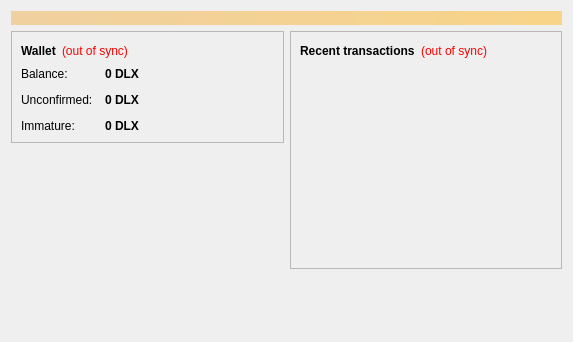
<?xml version="1.0" encoding="UTF-8"?>
<ui version="4.0">
 <class>OverviewPage</class>
 <widget class="QWidget" name="OverviewPage">
  <property name="geometry">
   <rect>
    <x>0</x>
    <y>0</y>
    <width>573</width>
    <height>342</height>
   </rect>
  </property>
  <property name="windowTitle">
   <string>Form</string>
  </property>
  <layout class="QVBoxLayout" name="topLayout">
   <item>
    <widget class="QLabel" name="labelAlerts">
     <property name="visible">
      <bool>false</bool>
     </property>
     <property name="styleSheet">
      <string notr="true">background-color: qlineargradient(x1: 0, y1: 0, x2: 1, y2: 0, stop:0 #F0D0A0, stop:1 #F8D488); color:#000000;</string>
     </property>
     <property name="wordWrap">
      <bool>true</bool>
     </property>
     <property name="margin">
      <number>3</number>
     </property>
    </widget>
   </item>
   <item>
    <layout class="QHBoxLayout" name="horizontalLayout" stretch="1,1">
     <item>
      <layout class="QVBoxLayout" name="verticalLayout_2">
       <item>
        <widget class="QFrame" name="frame">
         <property name="frameShape">
          <enum>QFrame::StyledPanel</enum>
         </property>
         <property name="frameShadow">
          <enum>QFrame::Raised</enum>
         </property>
         <layout class="QVBoxLayout" name="verticalLayout_4">
          <item>
           <layout class="QHBoxLayout" name="horizontalLayout_4">
            <item>
             <widget class="QLabel" name="label_5">
              <property name="font">
               <font>
                <weight>75</weight>
                <bold>true</bold>
               </font>
              </property>
              <property name="text">
               <string>Wallet</string>
              </property>
             </widget>
            </item>
            <item>
             <widget class="QLabel" name="labelWalletStatus">
              <property name="toolTip">
               <string>The displayed information may be out of date. Your wallet automatically synchronizes with the Deluxcoin network after a connection is established, but this process has not completed yet.</string>
              </property>
              <property name="styleSheet">
               <string notr="true">QLabel { color: red; }</string>
              </property>
              <property name="text">
               <string notr="true">(out of sync)</string>
              </property>
              <property name="alignment">
               <set>Qt::AlignLeading|Qt::AlignLeft|Qt::AlignVCenter</set>
              </property>
             </widget>
            </item>
            <item>
             <spacer name="horizontalSpacer_2">
              <property name="orientation">
               <enum>Qt::Horizontal</enum>
              </property>
              <property name="sizeHint" stdset="0">
               <size>
                <width>40</width>
                <height>20</height>
               </size>
              </property>
             </spacer>
            </item>
           </layout>
          </item>
          <item>
           <layout class="QFormLayout" name="formLayout_2">
            <property name="fieldGrowthPolicy">
             <enum>QFormLayout::AllNonFixedFieldsGrow</enum>
            </property>
            <property name="horizontalSpacing">
             <number>12</number>
            </property>
            <property name="verticalSpacing">
             <number>12</number>
            </property>
            <item row="0" column="0">
             <widget class="QLabel" name="label">
              <property name="text">
               <string>Balance:</string>
              </property>
             </widget>
            </item>
            <item row="0" column="1">
             <widget class="QLabel" name="labelBalance">
              <property name="font">
               <font>
                <weight>75</weight>
                <bold>true</bold>
               </font>
              </property>
              <property name="cursor">
               <cursorShape>IBeamCursor</cursorShape>
              </property>
              <property name="toolTip">
               <string>Your current balance</string>
              </property>
              <property name="text">
               <string notr="true">0 DLX</string>
              </property>
              <property name="textInteractionFlags">
               <set>Qt::LinksAccessibleByMouse|Qt::TextSelectableByKeyboard|Qt::TextSelectableByMouse</set>
              </property>
             </widget>
            </item>
            <item row="1" column="0">
             <widget class="QLabel" name="label_3">
              <property name="text">
               <string>Unconfirmed:</string>
              </property>
             </widget>
            </item>
            <item row="1" column="1">
             <widget class="QLabel" name="labelUnconfirmed">
              <property name="font">
               <font>
                <weight>75</weight>
                <bold>true</bold>
               </font>
              </property>
              <property name="cursor">
               <cursorShape>IBeamCursor</cursorShape>
              </property>
              <property name="toolTip">
               <string>Total of transactions that have yet to be confirmed, and do not yet count toward the current balance</string>
              </property>
              <property name="text">
               <string notr="true">0 DLX</string>
              </property>
              <property name="textInteractionFlags">
               <set>Qt::LinksAccessibleByMouse|Qt::TextSelectableByKeyboard|Qt::TextSelectableByMouse</set>
              </property>
             </widget>
            </item>
            <item row="2" column="0">
             <widget class="QLabel" name="labelImmatureText">
              <property name="text">
               <string>Immature:</string>
              </property>
             </widget>
            </item>
            <item row="2" column="1">
             <widget class="QLabel" name="labelImmature">
              <property name="font">
               <font>
                <weight>75</weight>
                <bold>true</bold>
               </font>
              </property>
              <property name="toolTip">
               <string>Mined balance that has not yet matured</string>
              </property>
              <property name="text">
               <string notr="true">0 DLX</string>
              </property>
              <property name="textInteractionFlags">
               <set>Qt::LinksAccessibleByMouse|Qt::TextSelectableByKeyboard|Qt::TextSelectableByMouse</set>
              </property>
             </widget>
            </item>
           </layout>
          </item>
         </layout>
        </widget>
       </item>
       <item>
        <spacer name="verticalSpacer">
         <property name="orientation">
          <enum>Qt::Vertical</enum>
         </property>
         <property name="sizeHint" stdset="0">
          <size>
           <width>20</width>
           <height>40</height>
          </size>
         </property>
        </spacer>
       </item>
      </layout>
     </item>
     <item>
      <layout class="QVBoxLayout" name="verticalLayout_3">
       <item>
        <widget class="QFrame" name="frame_2">
         <property name="frameShape">
          <enum>QFrame::StyledPanel</enum>
         </property>
         <property name="frameShadow">
          <enum>QFrame::Raised</enum>
         </property>
         <layout class="QVBoxLayout" name="verticalLayout">
          <item>
           <layout class="QHBoxLayout" name="horizontalLayout_2">
            <item>
             <widget class="QLabel" name="label_4">
              <property name="text">
               <string>&lt;b&gt;Recent transactions&lt;/b&gt;</string>
              </property>
             </widget>
            </item>
            <item>
             <widget class="QLabel" name="labelTransactionsStatus">
              <property name="toolTip">
               <string>The displayed information may be out of date. Your wallet automatically synchronizes with the Deluxcoin network after a connection is established, but this process has not completed yet.</string>
              </property>
              <property name="styleSheet">
               <string notr="true">QLabel { color: red; }</string>
              </property>
              <property name="text">
               <string notr="true">(out of sync)</string>
              </property>
              <property name="alignment">
               <set>Qt::AlignRight|Qt::AlignTrailing|Qt::AlignVCenter</set>
              </property>
             </widget>
            </item>
            <item>
             <spacer name="horizontalSpacer">
              <property name="orientation">
               <enum>Qt::Horizontal</enum>
              </property>
              <property name="sizeHint" stdset="0">
               <size>
                <width>40</width>
                <height>20</height>
               </size>
              </property>
             </spacer>
            </item>
           </layout>
          </item>
          <item>
           <widget class="QListView" name="listTransactions">
            <property name="styleSheet">
             <string notr="true">QListView { background: transparent; }</string>
            </property>
            <property name="frameShape">
             <enum>QFrame::NoFrame</enum>
            </property>
            <property name="verticalScrollBarPolicy">
             <enum>Qt::ScrollBarAlwaysOff</enum>
            </property>
            <property name="horizontalScrollBarPolicy">
             <enum>Qt::ScrollBarAlwaysOff</enum>
            </property>
            <property name="selectionMode">
             <enum>QAbstractItemView::NoSelection</enum>
            </property>
           </widget>
          </item>
         </layout>
        </widget>
       </item>
       <item>
        <spacer name="verticalSpacer_2">
         <property name="orientation">
          <enum>Qt::Vertical</enum>
         </property>
         <property name="sizeHint" stdset="0">
          <size>
           <width>20</width>
           <height>40</height>
          </size>
         </property>
        </spacer>
       </item>
      </layout>
     </item>
    </layout>
   </item>
  </layout>
 </widget>
 <resources/>
 <connections/>
</ui>
